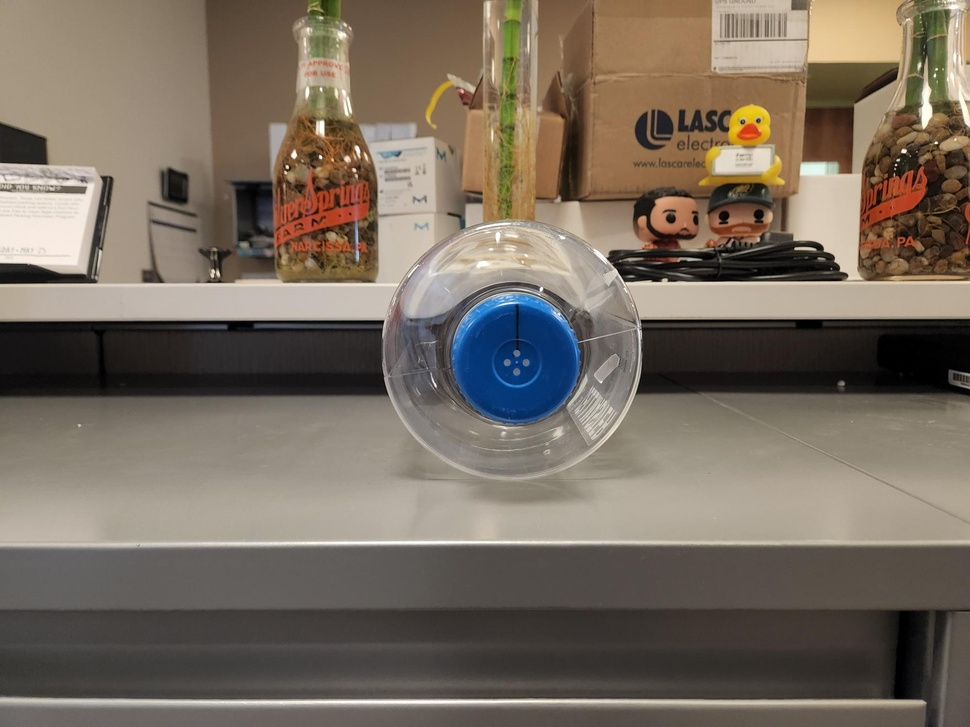
#> input picture img1.jpg, 970 x 727 px, shrunk from 2000 x 1500 before the run
$ python main1.py
#> lines starting #> are read from the running program, lines starting #| are printed output that depends on the picture; after the words box and inside, x2 and y2 are one past the last pixel; in counts of white or black regions, pixels touching at a corner belong together
import cv2
import numpy as np
import math
from argparse import ArgumentParser

points = []


def drawcircle(event, x, y, flags, params):
    global img
    if event == cv2.EVENT_LBUTTONDOWN:
        cv2.circle(img, (int(x), int(y)), 6, (255, 0, 0), -1)
        if len(points) == 1:
            cv2.line(img, tuple(points[0]), (x, y), (255, 0, 0), 3)
        if len(points) == 3:
            cv2.line(img, tuple(points[2]), (x, y), (255, 0, 0), 3)
        points.append([x, y])
        cv2.imshow('image', img)
        print(points)
        if len(points) == 4:
            degrees = find_angle()
            print(degrees)
        if len(points) > 4:
            exit()


def find_angle():
    a = points[0]
    b = points[1]
    c = points[2]
    d = points[3]
    m1 = slope(a, b)
    m2 = slope(c, d)
    angle = math.atan((m2 - m1) / 1 + m1 * m2)
    angle = round(math.degrees(angle))
    if angle < 0:
        angle = 180 + angle
    cv2.putText(img, str(angle), (int(img.shape[1]/2), int(img.shape[0]/2)), cv2.FONT_HERSHEY_DUPLEX, 5, (0, 0, 255), 2, cv2.LINE_AA)
    cv2.imshow('image', img)
    return angle


def slope(p1, p2):
    return (p2[1] - p1[1]) / (p2[0] - p1[0])


def main():
    img_path = input("File Path to Image:")
#> the answer given: img1.jpg
    global img
    img = cv2.imread(img_path)
#> img is the input picture: shape (727, 970, 3); mean B, G, R 95.9, 108.3, 119.6
    while True:
        cv2.putText(img, 'Press Q to quit, R to reset.', (10, 10), cv2.FONT_HERSHEY_DUPLEX, .5,
                    (0, 0, 255), 1, cv2.LINE_AA)
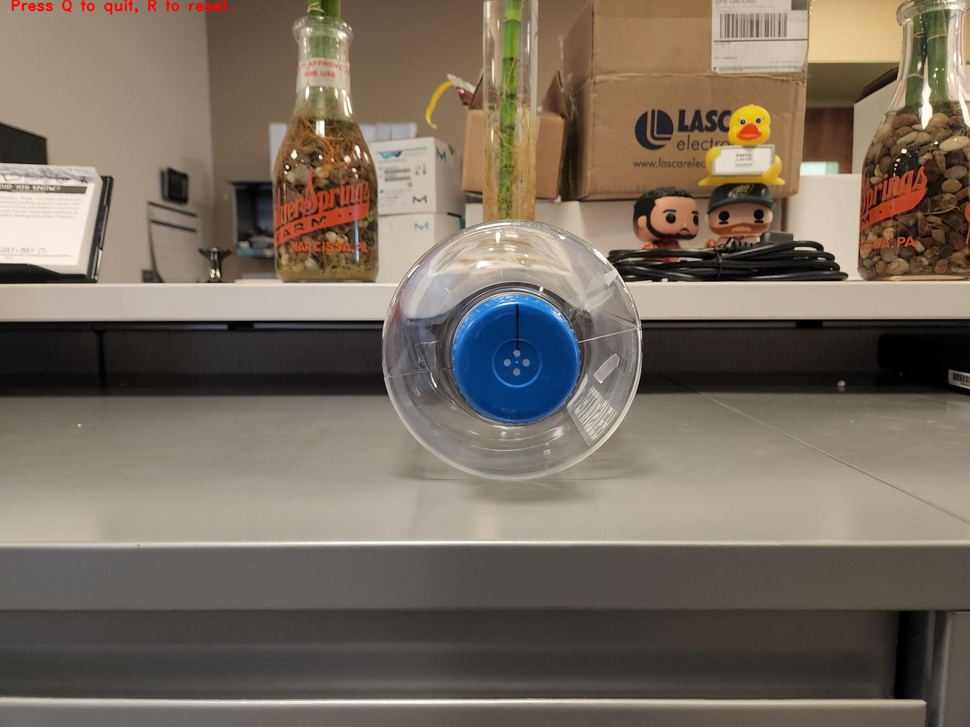
#> img: shape (727, 970, 3); 0.19% of pixels changed, all inside (x1, y1, x2, y2) = (11, 0, 232, 15)
        cv2.imshow('image', img)
        cv2.setMouseCallback('image', drawcircle)
        if cv2.waitKey() & 0xff == ord('r'):
#> (key q is pressed here)
            cv2.putText(img, 'Press Q to quit, R to reset.', (10, 10), cv2.FONT_HERSHEY_DUPLEX, .5,
                        (0, 0, 255), 1, cv2.LINE_AA)
            img = cv2.imread(img_path)
            global points
            points = []
            cv2.imshow('image', img)
            cv2.setMouseCallback('image', drawcircle)
        if cv2.waitKey() & 0xff == ord('q'):
#> (key q is pressed here)
            break


if __name__ == '__main__':
    main()
